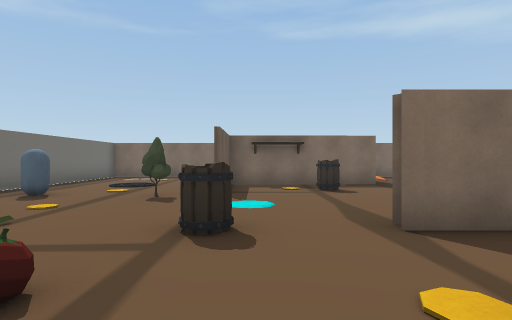
view 1 (above)

16 first-person views from a walk through a scene from a Unity 3-D project. The camera is 1.5 m above the floor, looks level and sees 80° across. Doors are open. The floor is counted in squares, 2 m on a side. Each view is taken from the middle of a square. On the plan, view 1 faces up. The plan holds only what a view shows up to about 10 squares ahead; the rest is blank. Some surface patterns are stand-ins.

view 2
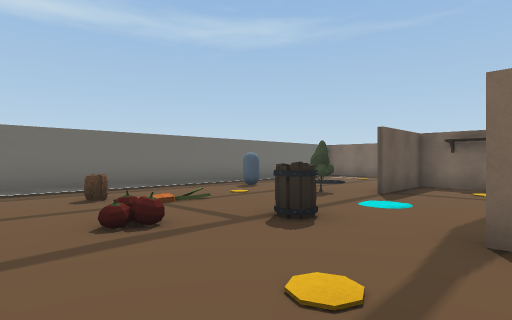

view 3
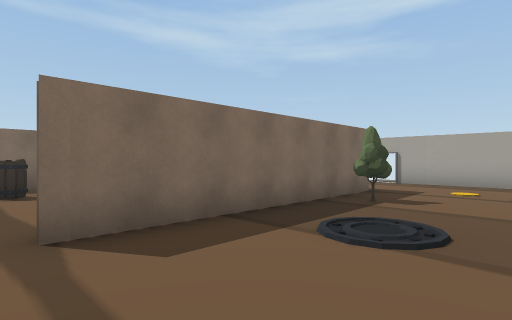

view 4
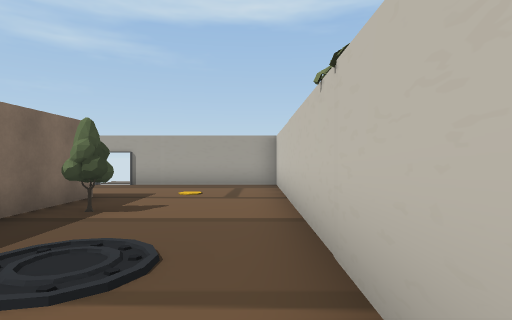

view 5
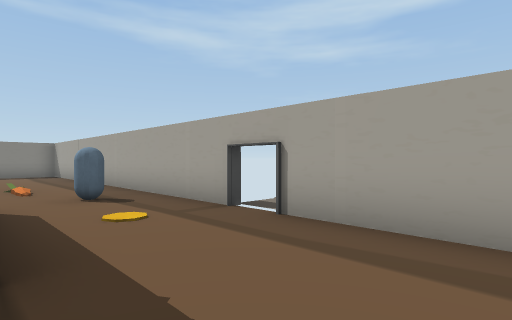

view 6
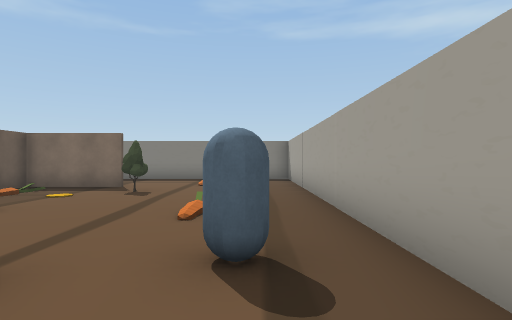

view 7
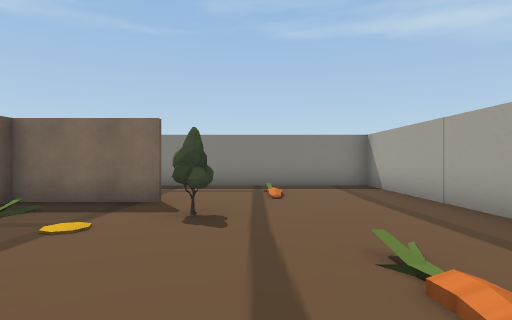

view 8
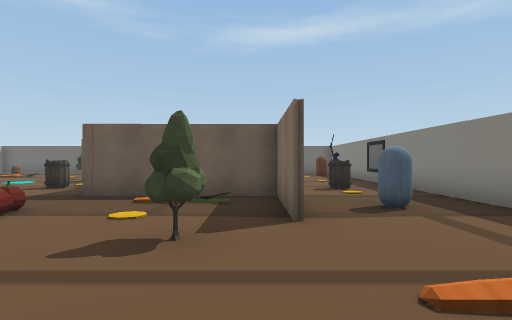

view 9
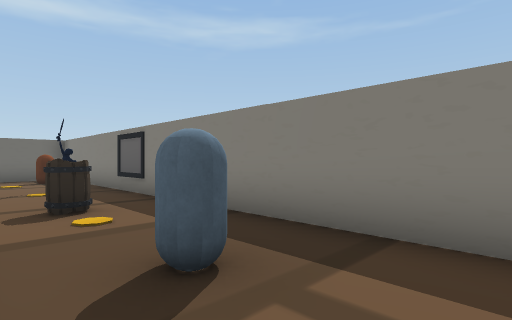

view 10
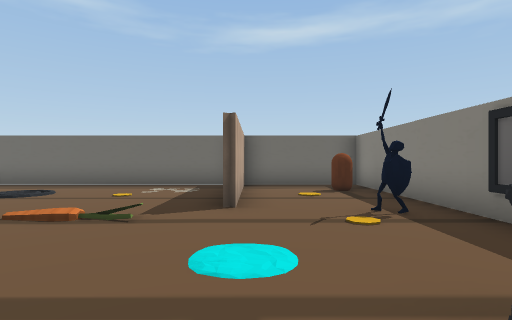

view 11
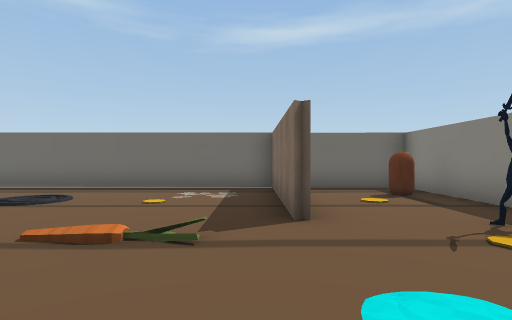

view 12
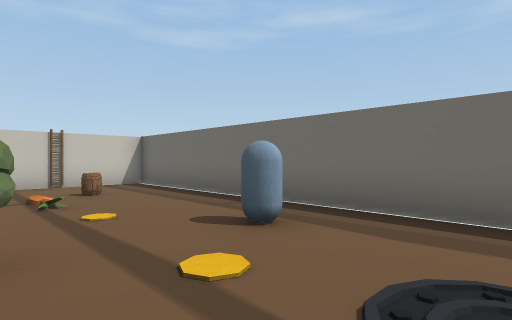

view 13
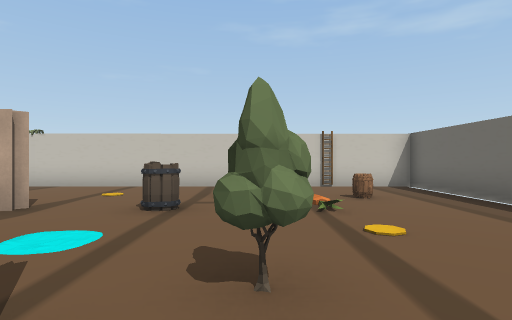

view 14
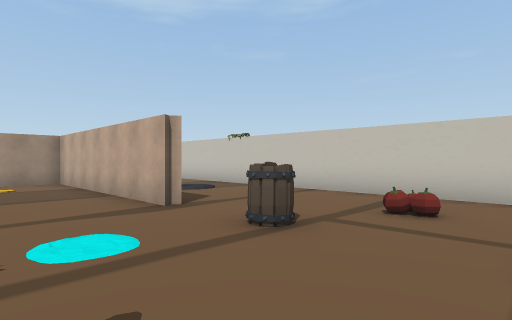

view 15
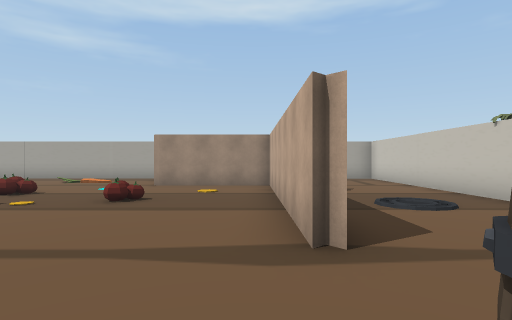

view 16
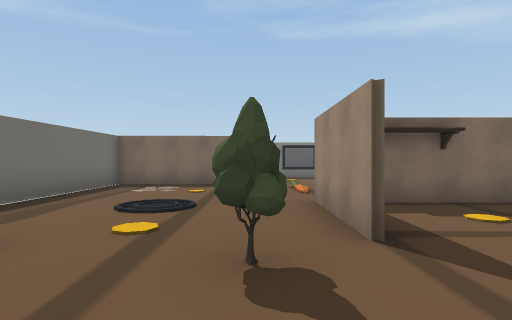

### Floor plan
Points are (right, up) in squares from view 1. A wall is a line through its corners. A room is listed if a view was taken in it or the views show most of it. See-through windows are left out.
Room 1 (views 1, 2, 3, 4, 5, 6, 7, 8, 9, 10, 11, 12, 13, 14, 15, 16)
walls: (-0.9, 6.8) (-0.9, 9.6); (1.6, 3.5) (8, 3.6) (8, 7); (-1.7, 13.4) (-2.5, 13.4); (6.4, 13.5) (3.7, 13.4) (3.7, 9.4) (-0.8, 9.4) (-0.8, 6.8); (-2.6, 13.4) (-3.1, 13.4); (-3.2, 13.4) (-6.3, 13.4) (-6.3, -0.6) (11.2, -0.6) (11.3, 16.9) (-6.3, 17) (-6.3, 13.7) (-1.9, 13.7); (8.2, 3.3) (1.4, 3.2)
ways out: open door at (11.3, 4.3)
objects: other object (-5, 6); other object (-4, -1); other object (-4, 2); other object (-4, 16); other object (-2, 6); other object (-1, 2); other object (-1, 3); other object (-1, 16); other object (2, 8); other object (2, 15); other object (5, -1); other object (5, 7); other object (5, 15); other object (6, 2); other object (6, 9); other object (7, 12); other object (10, 7)

Where each view was taken, in squares from view 1:
view 1: 0 up, 0 right, facing up
view 2: 0 up, 2 right, facing up-left
view 3: 0 up, 1 right, facing up-right
view 4: 0 up, 2 right, facing right
view 5: 1 up, 8 right, facing up-right
view 6: 5 up, 10 right, facing up
view 7: 8 up, 8 right, facing up
view 8: 13 up, 10 right, facing left
view 9: 14 up, 7 right, facing up-left
view 10: 14 up, 3 right, facing left
view 11: 13 up, 2 right, facing left
view 12: 9 up, 2 left, facing down-left
view 13: 8 up, 2 left, facing down
view 14: 6 up, 3 left, facing down-right
view 15: 4 up, 1 left, facing right
view 16: 4 up, 2 left, facing up
